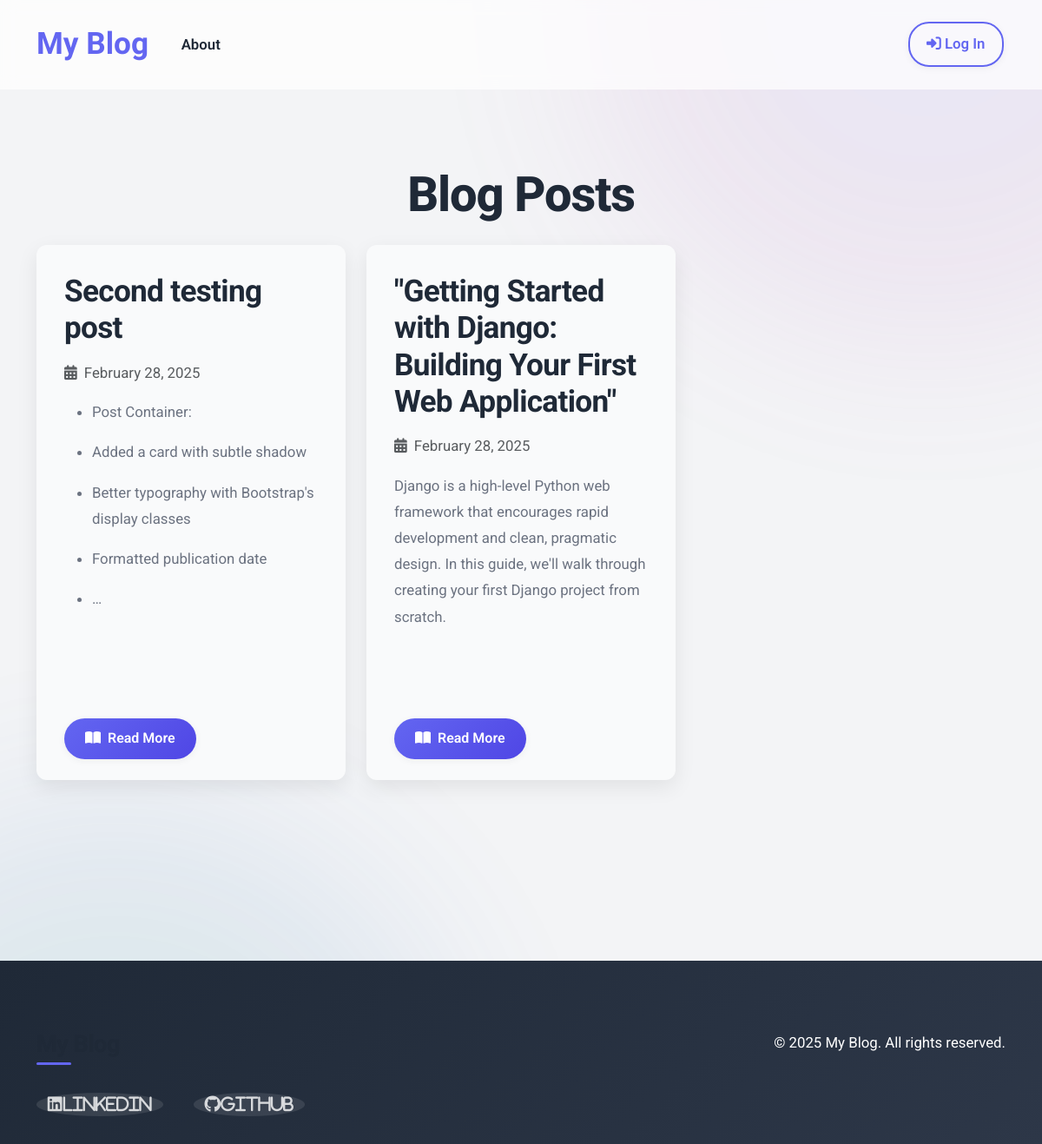
The page / on the database its author committed.
### blog/models.py (models this page shows, shortened)
class Post(models.Model):
    author = models.ForeignKey('auth.User', on_delete=models.CASCADE)
    title = models.CharField(max_length=200)
    text = models.TextField()
    created_date = models.DateTimeField(default=timezone.now)
    published_date = models.DateTimeField(blank=True, null=True)

### blog/views.py (the view)
# urls.py: path('', views.PostListView.as_view(), name='post_list'),
class PostListView(ListView):
    model = Post
    def get_queryset(self):
        return Post.objects.filter(published_date__lte=timezone.now()).order_by('-published_date')

### blog/templates/blog/post_list.html
{% extends 'blog/base.html' %}
{% block content %}
    <div class="container my-4">
        <h1 class="mb-4 text-center">Blog Posts</h1>
        <div class="row">
            {% for post in post_list %}
                <div class="col-md-6 col-lg-4 post-list-item">
                    <div class="card h-100">
                        <div class="card-body">
                            <h3 class="card-title">{{ post.title }}</h3>
                            <div class="d-flex justify-content-between align-items-center mb-3">
                                <div class="text-muted">
                                    <i class="fas fa-calendar-alt me-1"></i> {{ post.published_date|date:"F d, Y" }}
                                </div>
                            </div>
                            <div class="card-text post-preview-content">
                                {{ post.text|safe|truncatewords_html:30 }}
                            </div>
                        </div>
                        <div class="card-footer bg-transparent border-0">
                            <a href="{% url 'post_detail' pk=post.pk %}" class="btn btn-primary">
                                <i class="fas fa-book-open me-1"></i> Read More
                            </a>
                        </div>
                    </div>
                </div>
            {% empty %}
                <div class="col-12 text-center">
                    <div class="alert alert-secondary">
                        <i class="fas fa-file-alt me-2"></i> No posts yet. Stay tuned!
                    </div>
                </div>
            {% endfor %}
        </div>
    </div>
{% endblock %}

### blog/templates/blog/base.html (shortened to what this page needs)
<!DOCTYPE html>
{% load static %}
<html>
  <head>
    <link href="https://cdn.jsdelivr.net/npm/bootstrap@5.3.3/dist/css/bootstrap.min.css" rel="stylesheet">
    <link rel="stylesheet" href="https://cdnjs.cloudflare.com/ajax/libs/font-awesome/6.4.0/css/all.min.css">
    <link rel="stylesheet" href="{% static 'css/blog.css' %}">
  </head>
  <body>
    <nav class="navbar navbar-expand-lg navbar-light bg-white">
        <div class="container">
            <a class="navbar-brand" href="{% url 'post_list' %}">My Blog</a>
            <div class="collapse navbar-collapse" id="navbarNav">
                <ul class="nav navbar-nav">
                    <li class="nav-item">
                        <a class="nav-link" href="{% url 'about' %}">About</a>
                    </li>
                </ul>
                <ul class="nav navbar-nav ms-auto">
                    {% if user.is_authenticated %}
                        <li class="nav-item">
                            <a class="nav-link" href="{% url 'post_new' %}"><i class="fas fa-plus-circle"></i> New Post</a>
                        </li>
                        <li class="nav-item">
                            <a class="nav-link" href="{% url 'post_draft_list' %}"><i class="fas fa-file-alt"></i> Drafts</a>
                        </li>
                        <li class="nav-item">
                            <a class="nav-link btn btn-outline-danger auth-btn" href="{% url 'logout' %}"><i class="fas fa-sign-out-alt"></i> Log Out</a>
                        </li>
                    {% else %}
                        <li class="nav-item">
                            <a class="nav-link btn btn-outline-primary auth-btn" href="{% url 'login' %}"><i class="fas fa-sign-in-alt"></i> Log In</a>
                        </li>
                    {% endif %}
                </ul>
            </div>
        </div>
    </nav>
    <div class="content-container container">
        {% block content %}{% endblock %}
    </div>
    <footer class="footer">
        <div class="container">
            <div class="row">
                <div class="col-md-6">
                    <h5>My Blog</h5>
                    <div class="social-links mt-3">
                        <a href="https://www.linkedin.com/" class="text-light me-3" title="LinkedIn">
                            <i class="fab fa-linkedin fa-lg">LinkedIn</i>
                        </a>
                        <a href="https://github.com/" class="text-light" title="GitHub">
                            <i class="fab fa-github fa-lg">GitHub</i>
                        </a>
                    </div>
                </div>
                <div class="col-md-6 text-md-end">
                    <p>&copy; {% now "Y" %} My Blog. All rights reserved.</p>
                </div>
            </div>
        </div>
    </footer>
  </body>
</html>

### rows shown on the page
Post: title "Second testing post", published_date "February 28, 2025", text "Post Container: Added a card with subtle shadow Better typography with Bootstrap's display classes Formatted publication date …"
Post: title "\"Getting Started with Django: Building Your First Web Application\"", published_date "February 28, 2025", text "Django is a high-level Python web framework that encourages rapid development and clean, pragmatic design. In this guide, we'll walk through creating your first Django project from scratch."
